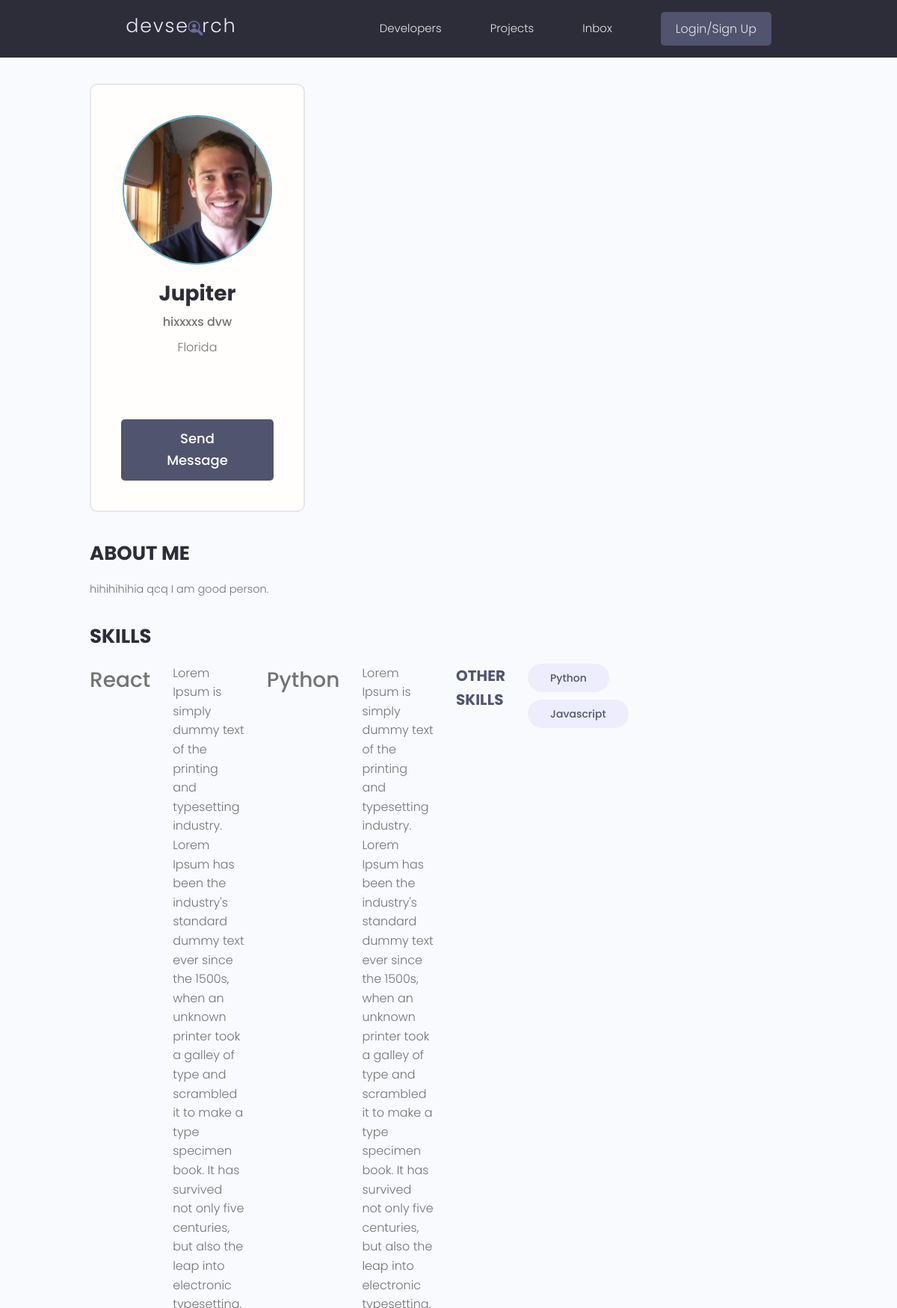
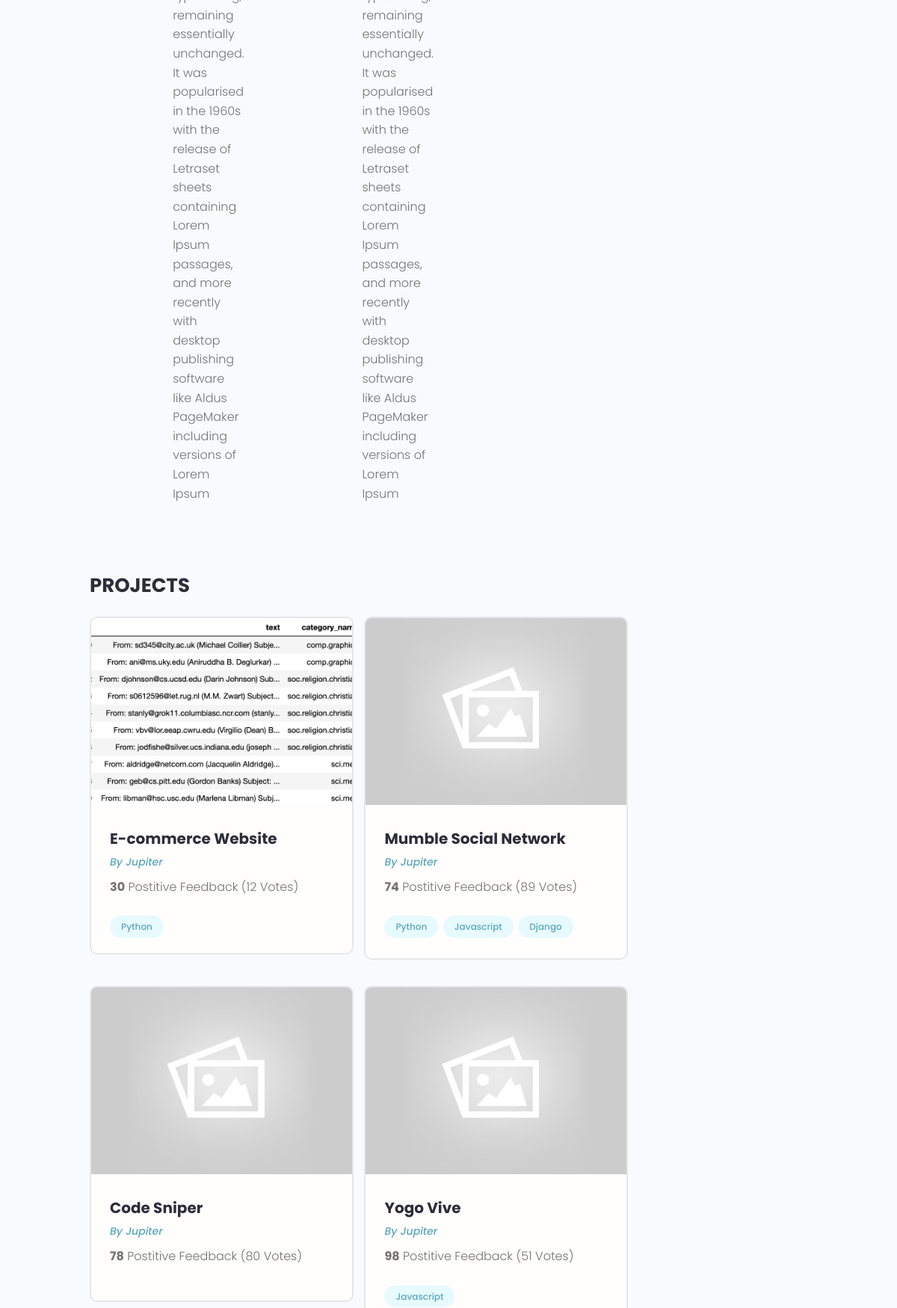
The page /profile/0736cd29-9f52-464f-9b29-cd94b94a12f2/ (upper part) on the database its author committed (2 pictures, top to bottom).
### users/models.py (models this page shows, shortened)
class Profile(models.Model):
    user = models.OneToOneField(User,on_delete = models.CASCADE,null=True,blank=True) #每個user 跟 profile 同時生成 1對1關係
    name = models.CharField(max_length=200,blank=True,null=True)
    email = models.EmailField(max_length=500,blank=True,null=True)
    username = models.CharField(max_length=200,blank=True,null=True)
    location = models.CharField(max_length=200,blank=True,null=True)
    short_intro = models.CharField(max_length=200,blank=True,null=True)
    bio = models.TextField(blank=True,null=True)
    profile_image = models.ImageField(null=True,blank=True,upload_to='profiles/',default='profiles/user-default.png')
    social_github = models.CharField(max_length=200,blank=True,null=True)
    social_twitter = models.CharField(max_length=200,blank=True,null=True)
    social_linkedin = models.CharField(max_length=200,blank=True,null=True)
    social_youtube = models.CharField(max_length=200,blank=True,null=True)
    social_website = models.CharField(max_length=200,blank=True,null=True)
    created = models.DateTimeField(auto_now_add = True)
    id = models.UUIDField(default=uuid.uuid4, unique=True,primary_key=True, editable=False)

class Skill(models.Model):
    owner = models.ForeignKey(Profile, on_delete=models.CASCADE, null=True, blank=True)
    name = models.CharField(max_length=200,blank=True,null=True)
    description = models.TextField(blank=True,null=True)
    created = models.DateTimeField(auto_now_add = True)
    id = models.UUIDField(default=uuid.uuid4, unique=True,primary_key=True, editable=False)
    def __str__(self):
        return str(self.name)

### projects/models.py (models this page shows, shortened)
class Project(models.Model):
    owner = models.ForeignKey(Profile,null=True,blank=True,on_delete=models.SET_NULL)
    title = models.CharField(max_length = 200)
    description = models.TextField(null=True,blank=True) #can be empty
    featured_image = models.ImageField(null=True,blank=True,default="default.jpg")
    demo_link = models.CharField(max_length = 2000, null=True, blank=True)
    source_link = models.CharField(max_length = 2000, null=True, blank=True)
    tags = models.ManyToManyField('Tag', blank=True) #與下面的Tag 是 Many to Many 關係 #重要
    vote_total = models.IntegerField(default=0,null=True, blank=True)
    vote_ratio = models.IntegerField(default=0,null=True, blank=True)
    created = models.DateTimeField(auto_now_add = True)
    id = models.UUIDField(default=uuid.uuid4, unique=True,primary_key=True, editable=False)

class Tag(models.Model):
    name = models.CharField(max_length = 200)
    created = models.DateTimeField(auto_now_add = True)
    id = models.UUIDField(default=uuid.uuid4, unique=True,primary_key=True, editable=False)
    def __str__(self):
        return self.name

### users/views.py (the view)
# urls.py: path('profile/<str:pk>/',views.userProfile, name="user-profile"),
def userProfile(request,pk):
    profile = Profile.objects.get(id=pk)
    topSkills = profile.skill_set.exclude(description__exact="")
    otherSkills = profile.skill_set.filter(description="")
    context = {'profile':profile,'topSkills':topSkills,'otherSkills':otherSkills}
    return render(request,'users/user-profile.html',context)

### users/templates/users/user-profile.html (shortened to what this page needs)
{% extends 'main.html' %}
{% block content %}
<main class="profile my-md">
    <div class="container">
      <div class="layout">
        <div class="column column--1of3">
          <div class="card text-center">
            <div class="card__body dev">
              <img class="avatar avatar--xl" src="{{profile.profile_image.url}}" />
              <h2 class="dev__name">{{profile.name}}</h2>
              <p class="dev__title">{{profile.short_intro}}</p>
              <p class="dev__location">{{profile.location}}</p>
              <ul class="dev__social">
              </ul>
              <a href="#" class="btn btn--sub btn--lg">Send Message </a>
            </div>
          </div>
        </div>
        <div class="column column--2of3">
          <div class="devInfo">
            <h3 class="devInfo__title">About Me</h3>
            <p class="devInfo__about">
                {{profile.bio}}
            </p></div>
            <div class="devInfo">
                <h3 class="devInfo__title">Skills</h3>
                {% for skill in topSkills %}
                <div class="devSkill">
                    <div class="devSkill">
                        <h4 class="devSkill_title">{{skill.name}}</h4>
                        <p class="'devSkill_info"> {{skill.description}}</p>
                    </div>
                {% endfor %}
              <h3 class="devInfo__subtitle">Other Skills</h3>
              <div class="devInfo__otherSkills">
                {% for skill in otherSkills %}
                <span class="tag tag--pill tag--sub tag--lg">
                  <small>{{skill}}</small>
                </span>
                {% endfor %}
              </div>
            </div>
          </div>
          <div class="devInfo">
            <h3 class="devInfo__title">Projects</h3>
            <div class="grid grid--two">
            {% for project in profile.project_set.all %}
              <div class="column">
                <div class="card project">
                  <a href="{% url 'project' project.id %}" class="project">
                    <img class="project__thumbnail" src="{{project.featured_image.url}}" alt="project thumbnail" />
                    <div class="card__body">
                      <h3 class="project__title">{{project.title}}</h3>
                      <p><a class="project__author" href="profile.html">By {{project.owner.name}}</a></p>
                      <p class="project--rating">
                        <span style="font-weight: bold;">{{project.vote_ratio}}</span> Postitive
                        Feedback ({{project.vote_total}} Vote{{project.vote_total|pluralize:"s"}})
                      </p>
                      <div class="project__tags">
                        {% for tag in project.tags.all %}
                        <span class="tag tag--pill tag--main">
                          <small>{{tag}}</small>
                        </span>
                        {% endfor %}
                      </div>
                    </div>
                  </a>
                </div>
              </div>
              {% endfor %}
            </div>
          </div>
        </div>
      </div>
    </div>
  </main>
{% endblock content %}

### static/styles/app.css (style rules this page uses)
:root { --color-sub: #2d2d39; }
.btn--sub { background-color: var(--color-sub-light); }
.card { border: 2px solid var(--color-light); }
img { width: 100%; }
.profile .card > .dev { padding: 4rem; }
.dev__name { color: var(--color-sub); font-size: 2.8rem; font-weight: 700; margin-top: 1rem; margin-bottom: 0.5rem; }
.dev__title { font-size: 1.6rem; font-weight: 500; line-height: 1.3; }
.dev__location { margin-top: 1rem; }
.dev__social { margin: 3rem 0; list-style: none; display: flex; justify-content: center; gap: 1.5rem; }
.devInfo { margin-bottom: 3rem; }
.devInfo__title, .devInfo__subtitle { font-size: 2.6rem; color: var(--color-sub); text-transform: uppercase; font-weight: 700; margin-bottom: 1.5rem; }
.devInfo__subtitle { font-size: 2rem; color: var(--color-sub-light); }
.devInfo__about, .devSkill__info { font-size: 1.45rem; line-height: 1.7; text-align: justify; }
.devSkill { margin-bottom: 3rem; }
@media screen and (min-width: 700px) { .devSkill { display: flex; justify-content: space-between; gap: 3rem; } }
.project__author { font-size: 1.4rem; font-style: italic; }
.project--rating { margin-bottom: 1.6em; margin-top: .5em; }
.project__thumbnail { height: 25rem; object-fit: cover; object-position: top center; }
.project__title { font-size: 2rem; font-weight: 700; color: var(--color-sub); }

### static/uikit/styles/modules/_variables.css (style rules this page uses)
:root { --color-main: #5aa5b9; --color-main-light: #e6faff; --color-sub: #3f4156; --color-sub-light: #51546e; --color-sub-lighter: #ededfd; --color-text: #737373; --color-gray: #8b8b8b; --color-light: #e5e7eb; --color-light-gray: #767676; --color-bg: #f8fafd; --color-white: #fffefd; --color-white-light: #f3f3f3; --color-success: #359e64; --color-success-bg: #def8e8; --color-error: #fc4b0b; --color-error-bg: #fff2ee; --font-base: 'Poppins', arial, helvetica, 'Segoe UI', roboto, ubuntu, sans-serif; --font-monospace: 'Fira Code', 'Courier New', courier, monospace; --font-regular: 300; --font-medium: 500; --font-bold: 700; --generic-shadow: 1px 1px 5px #00000010; --generic-transition: all 0.3s ease-in-out; }

### static/uikit/styles/modules/_base.css (style rules this page uses)
* { margin: 0; padding: 0; box-sizing: border-box; text-rendering: optimizeLegibility; color: inherit; font-size: inherit; }
html { font-size: 50%; }
@media only screen and (min-width: 480px) { html { font-size: 56.25%; } }
@media only screen and (min-width: 1200px) { html { font-size: 62.5%; } }
body { line-height: 1.6; font-weight: 400; font-size: 1.5rem; color: var(--color-text); background-color: var(--color-bg); min-height: 100vh; }

### static/uikit/styles/modules/_typography.css (style rules this page uses)
* { font-family: var(--font-base); }
h2 { font-size: 3.6rem; font-weight: var(--font-bold); }
h3 { font-size: 3.2rem; font-weight: var(--font-medium); }
h4 { font-size: 2.8rem; font-weight: var(--font-medium); }
p, span, strong { font-size: 1.6rem; color: var(--color-text); font-weight: var(--font-regular); }
a { padding-bottom: 2px; text-decoration: none; display: inline-block; color: var(--color-main); font-weight: var(--font-medium); }

### static/uikit/styles/modules/_utilities.css (style rules this page uses)
.container { width: 92%; max-width: 165rem; margin: 0 auto; box-sizing: border-box; }
@media screen and (min-width: 1000px) { .container { width: 90%; } }
@media screen and (min-width: 1200px) { .container { width: 80%; } }
.text-center { text-align: center; }
.my-md { margin: 3rem auto; }

### static/uikit/styles/modules/_avatar.css (style rules this page uses)
.avatar { border-radius: 50%; border: 2px solid var(--color-main); object-fit: cover; }
.avatar--xl { height: 20rem; width: 20rem; }

### static/uikit/styles/modules/_button.css (style rules this page uses)
.btn { display: inline-block; position: relative; cursor: pointer; background-color: var(--color-light); font-weight: var(--font-medium); color: var(--color-sub); text-decoration: none; padding: 1rem 2rem; border-radius: 0.5rem; border: none; width: -webkit-fit-content; width: -moz-fit-content; width: fit-content; height: -webkit-fit-content; height: -moz-fit-content; height: fit-content; font-size: 1.6rem; outline-width: 0; outline-color: transparent; -webkit-backface-visibility: hidden; backface-visibility: hidden; transition: all 0.3s ease-in-out; }
.btn--sub { background-color: var(--color-sub); color: var(--color-white); }
.btn--lg { font-size: 1.8rem; padding: 1.2rem 4.5rem; }

### static/uikit/styles/modules/_card.css (style rules this page uses)
.card { border-radius: 1rem; background-color: var(--color-white); border: 1.5px solid var(--color-light); width: auto; height: auto; margin-top: 0.5rem; margin-bottom: 0.5rem; overflow: hidden; }
.card__body, .card__header { padding: 2rem 2.5rem; }

### static/uikit/styles/modules/_layout.css (style rules this page uses)
.layout { display: flex; flex-flow: row wrap; justify-content: space-between; }
.layout > .column { margin-bottom: 3rem; }
.layout > .column.column--1of3 { flex-basis: 30%; }
.layout > .column.column--2of3 { flex-basis: 64%; }

### rows shown on the page
Profile: profile_image (picture), name "Jupiter", short_intro "hixxxxs dvw", location "Florida", bio "hihihihihia qcq I am good person."
Skill: name "React", description "Lorem Ipsum is simply dummy text of the printing and typesetting industry. Lorem Ipsum has been the industry's standard dummy text ever since the 1500s, when an unknown printer took a galley of type and scrambled it to make a type specimen book. It has survived not only five centuries, but also the leap into electronic typesetting, remaining essentially unchanged. It was popularised in the 1960s with the release of Letraset sheets containing Lorem Ipsum passages, and more recently with desktop publishing software like Aldus PageMaker including versions of Lorem Ipsum"
Skill: name "Python", description "Lorem Ipsum is simply dummy text of the printing and typesetting industry. Lorem Ipsum has been the industry's standard dummy text ever since the 1500s, when an unknown printer took a galley of type and scrambled it to make a type specimen book. It has survived not only five centuries, but also the leap into electronic typesetting, remaining essentially unchanged. It was popularised in the 1960s with the release of Letraset sheets containing Lorem Ipsum passages, and more recently with desktop publishing software like Aldus PageMaker including versions of Lorem Ipsum"
Skill: name "Python"
Skill: name "Javascript"
Project: featured_image (picture), title "E-commerce Website", owner.name "Jupiter", vote_ratio "30", vote_total "12"
Tag: name "Python"
Project: featured_image (placeholder picture), title "Mumble Social Network", owner.name "Jupiter", vote_ratio "74", vote_total "89"
Tag: name "Javascript"
Tag: name "Django"
Project: featured_image (placeholder picture), title "Code Sniper", owner.name "Jupiter", vote_ratio "78", vote_total "80"
Project: featured_image (placeholder picture), title "Yogo Vive", owner.name "Jupiter", vote_ratio "98", vote_total "51"
